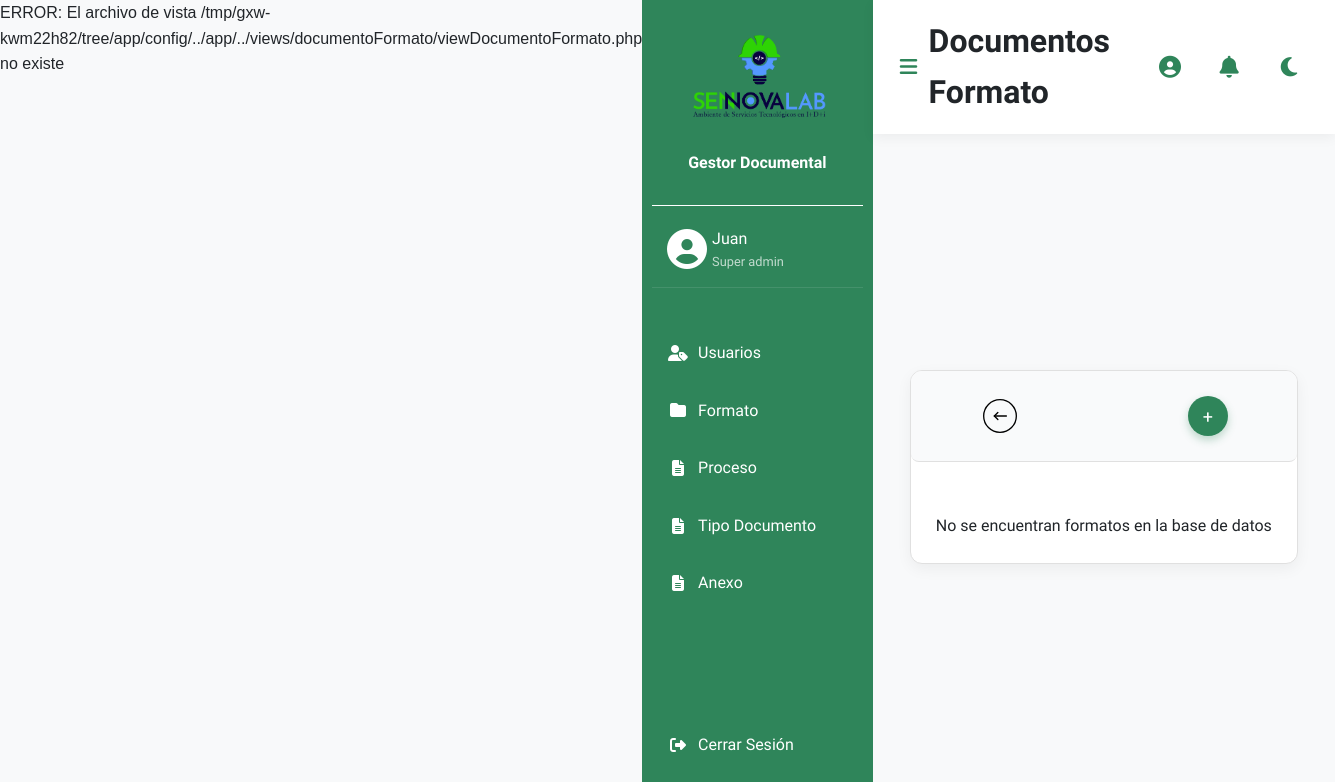
/documentoFormato/view (signed in), run on an earlier commit of the app's database.
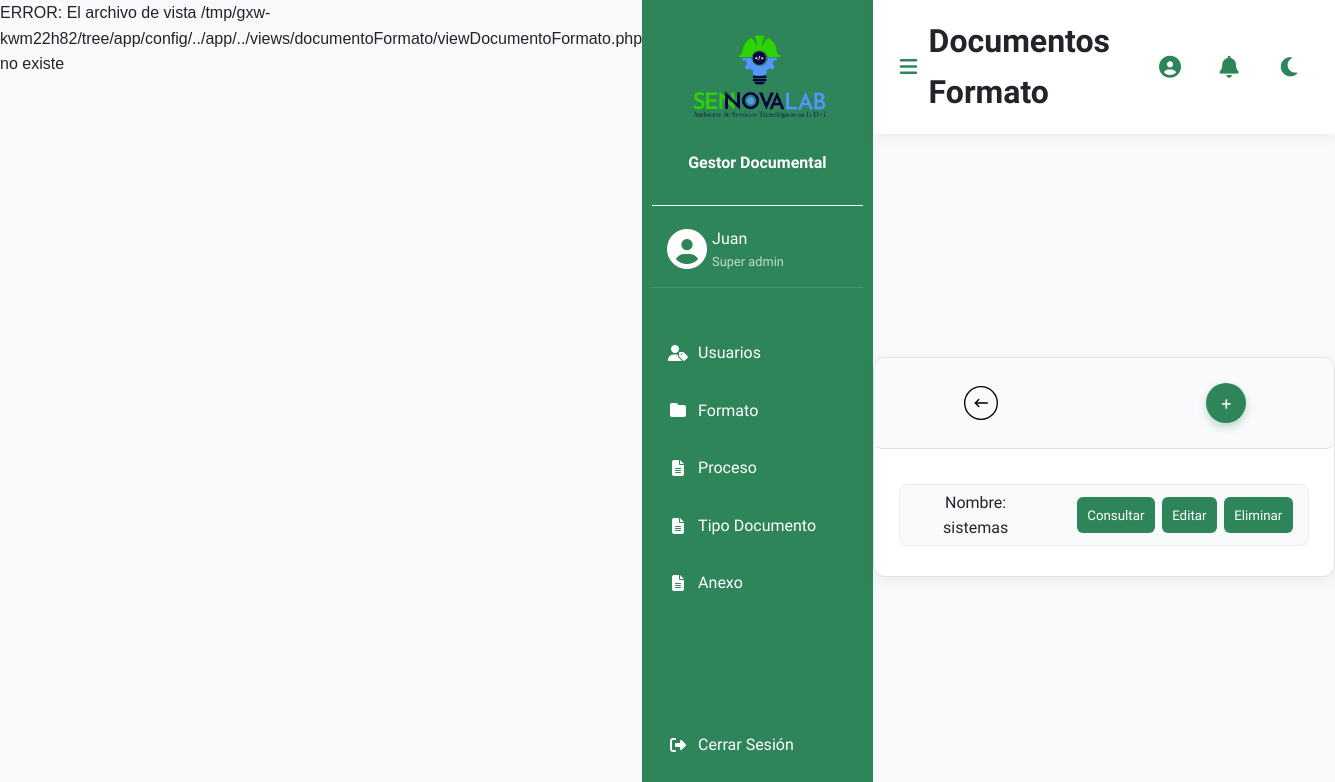
And on a later commit of the database.
### tables this page shows
CREATE TABLE `documento_formato` (
  `idDocumentoFormato` int(11) NOT NULL,
  `codigo` varchar(45) NOT NULL,
  `nombre` varchar(50) NOT NULL,
  `tipo` varchar(45) NOT NULL,
  `tipo_doc_formato` varchar(50) NOT NULL,
  `fkProceso` int(11) NOT NULL,
  `fkTipoDocumental` int(11) NOT NULL
);

### app/controllers/DocumentoFormatoController.php (called while the page is built, shortened)
<?php
require_once 'baseController.php';
require_once MAIN_APP_ROUTE . '../models/DocumentoFormatoModel.php';
class DocumentoFormatoController extends BaseController {
    public function view() {
        $documentoFormatoObj = new DocumentoFormatoModel();
        $formatos = $documentoFormatoObj->getAll();
        $data = [
            "formatos" => $formatos,
            "title" => "Documentos Formato"
        ];
        $this->render('documentoFormato/viewDocumentoFormato.php', $data);
    }
}

### app/models/BaseModel.php (called while the page is built, shortened)
<?php
class BaseModel
{
    public function __construct()
    {
        try {
            $options = [
                PDO::ATTR_ERRMODE => PDO::ERRMODE_EXCEPTION
            ];
            $dsn = DRIVER . ':host=' . HOST . ';dbname=' . DATABASE;
            $this->dbConnection = new PDO($dsn, USERNAME_DB, PASSWORD_DB, $options);
        } catch (PDOException $ex) {
            echo "Error>" . $ex->getMessage();
        }
    }
}

### app/models/DocumentoFormatoModel.php (called while the page is built, shortened)
<?php
require_once MAIN_APP_ROUTE . '../models/BaseModel.php';
class DocumentoFormatoModel extends BaseModel {
    public function __construct() {
        $this->table = "documento_formato";
    }
    public function getAll() : array{
        try {
            $sql = "SELECT idDocumentoFormato AS id, nombre, codigo, tipo FROM $this->table";
            $stmt = $this->dbConnection->query($sql);
            return $stmt->fetchAll(PDO::FETCH_OBJ);
        } catch (PDOException $ex) {
            echo "Error al obtener los Documentos Formato> " . $ex->getMessage();
            return [];
        }
    }
}

### app/views/documentoFormato/viewDocumentoFormato.php (the view)
<div class="data-container">
    <div class="navegate-group">
        <div class="back">
            <a href="/main"><img src="/img/back.svg"></a>
        </div>
        <div class="create">
            <a href="/documentoFormato/new"><button>+</button></a>
        </div>
    </div>
    <div class="info">
        <?php
        if (empty($formatos)) {
            echo '<br>No se encuentran formatos en la base de datos';
        } else {
            foreach ($formatos as $formato) {
                echo
                "<div class='record'>
                    <span>Nombre: $formato->nombre</span>
                    <div class='buttons'>
                        <a href='/documentoFormato/view/$formato->id'> <button>Consultar</button> </a>
                        <a href='/documentoFormato/edit/$formato->id'> <button>Editar</button> </a>
                        <a href='/documentoFormato/delete/$formato->id'> <button>Eliminar</button> </a>
                    </div>
                </div>";
            }
        }
        ?>
    </div>
</div>

What changed in the data, as far as the page shows it:
added documento_formato: nombre "sistemas"
Also different on the page:
text no longer shown: "No se encuentran formatos en la base de datos"
